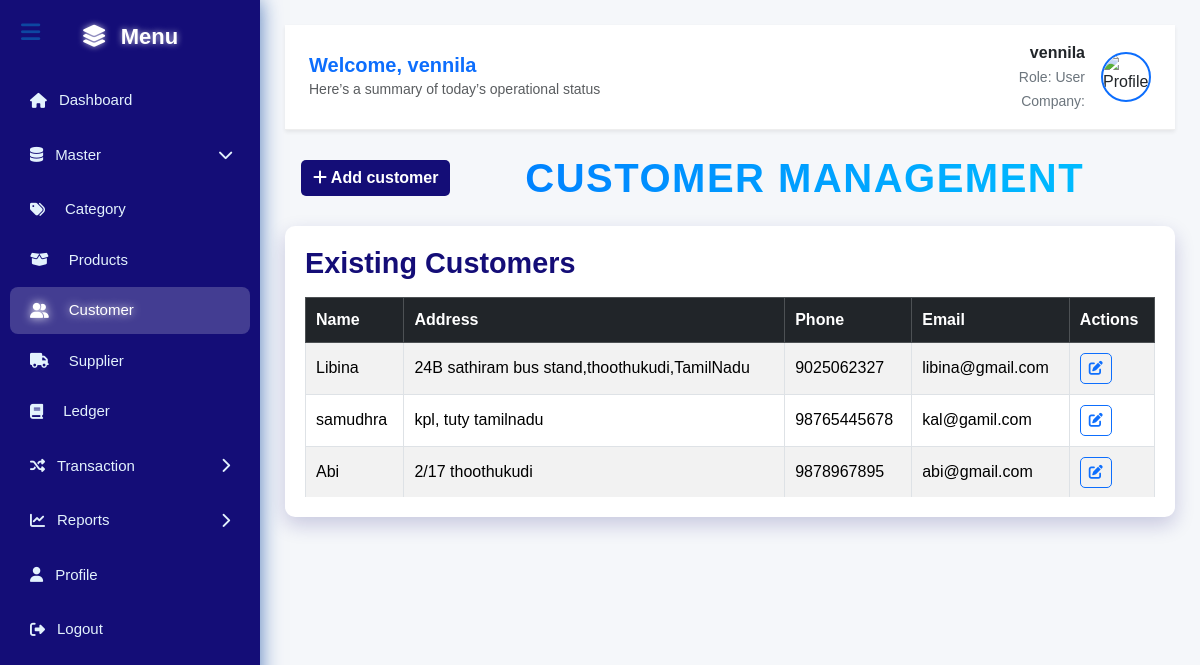
The page /customer.php (signed in) on the database its author committed.
### tables this page shows
CREATE TABLE `customers` (
  `customer_id` int(11) NOT NULL,
  `customer_name` varchar(100) NOT NULL,
  `company_name` varchar(100) DEFAULT NULL,
  `address` text DEFAULT NULL,
  `country` varchar(50) DEFAULT NULL,
  `city` varchar(50) DEFAULT NULL,
  `state` varchar(50) DEFAULT NULL,
  `zipcode` varchar(10) NOT NULL,
  `ship_address` text DEFAULT NULL,
  `ship_country` varchar(50) DEFAULT NULL,
  `ship_city` varchar(50) DEFAULT NULL,
  `ship_state` varchar(50) DEFAULT NULL,
  `ship_zipcode` varchar(10) DEFAULT NULL,
  `phone` varchar(20) DEFAULT NULL,
  `email` varchar(100) DEFAULT NULL,
  `gstin` varchar(20) NOT NULL,
  `pan` varchar(20) DEFAULT NULL,
  `created_at` timestamp NOT NULL DEFAULT current_timestamp()
);

### customer.php (the view, shortened to what this page needs)
<?php
require_once 'config.php';
include 'header.php';
$customers = $pdo->query("SELECT * FROM customers ORDER BY customer_id ASC")
                 ->fetchAll(PDO::FETCH_ASSOC);
?>
<div class="d-flex justify-content-between align-items-center my-4 px-3">
    <button onclick="window.location.href='add_customer.php'" class="btn btn-primary btn-glow">
        <i class="fa fa-plus"></i> Add customer
    </button>
    <h2 class="product-heading fw-bold text-center flex-grow-1 m-0">
        Customer Management
    </h2>
</div>
<div class="split-container">
    <div class="table-card">
        <h4 class="glow-heading mb-3">Existing Customers</h4>
        <div class="table-responsive">
            <table class="table table-bordered table-striped table-hover">
                <thead class="table-dark">
                    <tr>
                        <th>Name</th>
                        <th>Address</th>
                        <th>Phone</th>
                        <th>Email</th>
                        <th>Actions</th>
                    </tr>
                </thead>
                <tbody>
                <?php if (!empty($customers)): ?>
                    <?php foreach ($customers as $c): ?>
                    <tr>
                        <td><?= htmlspecialchars($c['customer_name']) ?></td>
                        <td><?= htmlspecialchars($c['address']) ?></td>
                        <td><?= htmlspecialchars($c['phone']) ?></td>
                        <td><?= htmlspecialchars($c['email']) ?></td>
                        <td>
                            <a href="edit_customer.php?id=<?= $c['customer_id'] ?>" class="btn btn-outline-primary btn-sm btn-glow">
                                <i class="fa fa-edit"></i>
                            </a>
                        </td>
                    </tr>
                    <?php endforeach; ?>
                <?php else: ?>
                    <tr><td colspan="6" class="text-center text-muted">No customers found.</td></tr>
                <?php endif; ?>
                </tbody>
            </table>
        </div>
    </div>
<?php include 'footer.php'; ?>

### header.php (shortened to what this page needs)
<?php
$name     = htmlspecialchars($_SESSION['user'] ?? 'User');
$role     = htmlspecialchars($_SESSION['role'] ?? 'User');
$company  = htmlspecialchars($_SESSION['company'] ?? 'N/A');
$gender   = strtolower($_SESSION['gender'] ?? 'female');
$profilePic = ($gender === 'female' || $gender === 'girl' || $gender === 'f') ?
    "https://cdn-icons-png.flaticon.com/512/4140/4140051.png" :
    "https://cdn-icons-png.flaticon.com/512/3135/3135715.png";
?>
<!DOCTYPE html>
<html lang="en">
<head>
  <link href="https://cdn.jsdelivr.net/npm/bootstrap@5.3.2/dist/css/bootstrap.min.css" rel="stylesheet">
  <link href="https://cdnjs.cloudflare.com/ajax/libs/font-awesome/6.5.0/css/all.min.css" rel="stylesheet">
</head>
<body>
<button class="toggle-btn" id="menuToggle"><i class="fa fa-bars"></i></button>
<div class="app-sidebar" id="sidebar">
  <div class="logo"><i class="fa-solid fa-layer-group me-2"></i> Menu</div>
  <ul class="nav flex-column">
    <li><a href="dashboard.php" class="nav-link"><i class="fa fa-home"></i> Dashboard</a></li>
    <li>
      <a href="#masterMenu" class="nav-link d-flex align-items-center" data-bs-toggle="collapse">
        <i class="fa fa-database"></i> Master <i class="fa fa-chevron-right rotate-icon"></i>
      </a>
      <ul class="collapse submenu" id="masterMenu">
          <li><a href="category.php" class="nav-link"><i class="fa fa-tags me-2"></i> Category</a></li>
    <li><a href="products.php" class="nav-link"><i class="fa fa-box-open me-2"></i> Products</a></li>
    <li><a href="customer.php" class="nav-link"><i class="fa fa-user-friends me-2"></i> Customer</a></li>
    <li><a href="insert_supplier.php" class="nav-link"><i class="fa fa-truck me-2"></i> Supplier</a></li>
    <li><a href="ledger.php" class="nav-link"><i class="fa fa-book me-2"></i> Ledger</a></li>
      </ul>
    </li>
    <li>
      <a href="#transactionMenu" class="nav-link d-flex align-items-center" data-bs-toggle="collapse">
        <i class="fa fa-random"></i> Transaction <i class="fa fa-chevron-right rotate-icon"></i>
      </a>
    </li>
    <li>
      <a href="#reportsMenu" class="nav-link d-flex align-items-center" data-bs-toggle="collapse">
        <i class="fa fa-chart-line"></i> Reports <i class="fa fa-chevron-right rotate-icon"></i>
      </a>
    </li>
    <li><a href="profile.php" class="nav-link"><i class="fa fa-user"></i> Profile</a></li>
    <li><a href="logout.php" class="nav-link "><i class="fa fa-sign-out-alt"></i> Logout</a></li>
  </ul>
</div>
<div class="main-content">
<div class="topbar shadow-sm bg-white d-flex justify-content-between align-items-center px-4 py-3 mb-4" style="border-bottom: 1px solid #eee;">
    <div>
        <h5 class="mb-0 fw-bold text-primary">Welcome, <?= $name ?></h5>
        <small class="text-muted">Here’s a summary of today’s operational status</small>
    </div>
    <div class="d-flex align-items-center">
        <div class="text-end me-3">
            <strong><?= $name ?></strong><br>
            <small class="text-secondary">Role: <?= $role ?></small><br>
            <small class="text-secondary">Company: <?= $company ?></small>
        </div>
        <img src="<?= $profilePic ?>" alt="Profile" class="rounded-circle border border-2 border-primary" width="50" height="50">
    </div>
</div>
</body>
</html>

### footer.php (shortened to what this page needs)
</div>
</body>
</html>

### header.php (style rules this page uses)
.app-sidebar { width: 260px; height: 100vh; background: #140d77; color: white; position: fixed; top: 0; left: 0; overflow-y: auto; transition: all 0.4s ease; box-shadow: 0 0 20px rgba(13, 71, 161, 0.7); z-index: 1000; }
.app-sidebar .logo { font-size: 22px; font-weight: bold; text-align: center; margin: 20px 0; color: white; text-shadow: 0px 0px 6px rgba(255,255,255,0.7); }
.app-sidebar ul { list-style: none; padding: 0; margin: 0; }
.app-sidebar .nav-link { color: #e3f2fd; padding: 12px 20px; display: flex; align-items: center; gap: 12px; font-size: 15px; font-weight: 500; text-decoration: none; transition: all 0.3s ease; border-radius: 8px; margin: 4px 10px; }
.app-sidebar .nav-link:hover, .app-sidebar .nav-link.active { background: rgba(255, 255, 255, 0.2); color: #fff; text-shadow: 0px 0px 10px rgba(255,255,255,1); }
.submenu { padding-left: 20px; max-height: 0; overflow: hidden; transition: max-height 0.4s ease; }
.submenu.show { max-height: 500px; }
.rotate-icon { margin-left: auto; transition: transform 0.3s ease; }
[aria-expanded="true"] .rotate-icon { transform: rotate(90deg); }
.main-content { margin-left: 260px; padding: 25px; transition: all 0.4s ease; }
.toggle-btn { background: transparent; border: none; color: #0d47a1; font-size: 22px; position: fixed; top: 15px; left: 15px; z-index: 1100; cursor: pointer; }

### customer.php (style rules this page uses)
body { background: #f5f7fa; }
.glow-heading { font-size: 1.8rem; font-weight: bold; color: #140d77; animation: glow-title 2s ease-in-out infinite alternate; }
.split-container { display: flex; gap: 20px; align-items: stretch; flex-wrap: nowrap; }
.table-card { background: #fff; padding: 20px; border-radius: 10px; box-shadow: 0 8px 20px rgba(20, 13, 119, 0.2); flex: 2; min-width: 600px; overflow: hidden; }
.table { width: 100%; border-collapse: collapse; }
.table thead { background: #140d77; color: #fff; }
.table th, .table td { padding: 10px; text-align: left; vertical-align: middle; }
.btn-glow { border-radius: 5px; font-weight: bold; transition: all 0.3s ease; }
.product-heading { font-size: 2.5rem; font-weight: 700; text-transform: uppercase; background: linear-gradient(90deg, #007bff, #00c3ff, #007bff); -webkit-background-clip: text; -webkit-text-fill-color: transparent; background-size: 200%; letter-spacing: 1.5px; animation: textShine 4s ease-in-out infinite, fadeSlideIn 1s ease forwards; display: inline-block; margin: 0 auto; }
.table-responsive { max-height: 200px; overflow-y: auto; }
.btn-primary { background-color: #140d77; border: none; }

### rows shown on the page
customers: customer_name "Libina", address "24B sathiram bus stand,thoothukudi,TamilNadu", phone "9025062327", email "libina@gmail.com"
customers: customer_name "samudhra", address "kpl, tuty tamilnadu", phone "98765445678", email "kal@gamil.com"
customers: customer_name "Abi", address "2/17 thoothukudi", phone "9878967895", email "abi@gmail.com"

### other values the page prints
$name "vennila"
$role "User"
